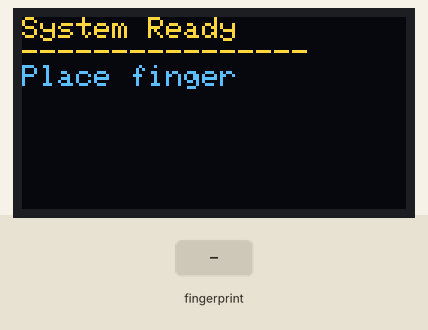
This sketch was run on a simulated ESP32. Shown: 128×64 one-colour display. The test bench sets the inputs (shaded band). The OLED is the two-colour kind (top 16 rows yellow); WiFi joins after 1.5 s; servers stay silent unless stated; uploads are accepted with an empty reply; what the sketch prints to the serial monitor is not drawn.

Above: at 4.4 s.
4.5 s: finger stored as number 1 placed on the sensor
At 4.96 s:
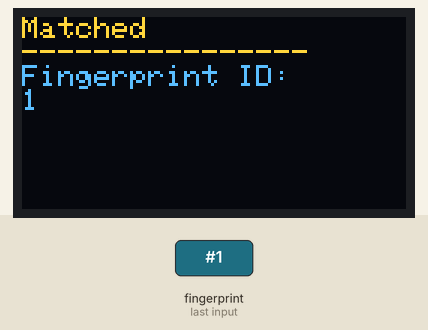
At 5.4 s:
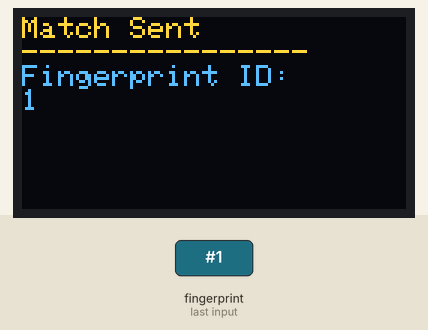
Timing chart, 0 to 7.5 s (numbered marks = the images above; inputs shaded):
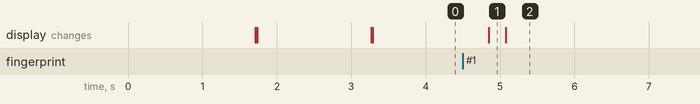

Measured:
- after the input at 4.5 s, the display: changes after 0.35 s (image 1)

The sketch:

esp32_biometric_client.ino
```cpp
#include <Arduino.h>
#include <WiFi.h>
#include <HTTPClient.h>
#include <Wire.h>
#include <Adafruit_GFX.h>
#include <Adafruit_SSD1306.h>
#include <Adafruit_Fingerprint.h>

// ---- User config ----
const char* WIFI_SSID = "Nonexistent person";
const char* WIFI_PASSWORD = "kamidenzetsui";
const char* SERVER_URL = "http://172.17.185.77:3000/api/students/scan";

// Fingerprint sensor on UART2 (GPIO16 RX2, GPIO17 TX2)
HardwareSerial fpSerial(2);
Adafruit_Fingerprint finger = Adafruit_Fingerprint(&fpSerial);
const int FP_RX_PIN_A = 16;
const int FP_TX_PIN_A = 17;
const int FP_RX_PIN_B = 17; // fallback if TX/RX wiring is swapped
const int FP_TX_PIN_B = 16; // fallback if TX/RX wiring is swapped

// OLED SSD1306 (I2C)
Adafruit_SSD1306 oled(128, 64, &Wire, -1);

bool fingerprintReady = false;
uint32_t fingerprintBaud = 0;
int fingerprintRxPin = FP_RX_PIN_A;
int fingerprintTxPin = FP_TX_PIN_A;

unsigned long lastPostMs = 0;
const unsigned long postCooldownMs = 3000;
unsigned long lastSensorLogMs = 0;
const unsigned long sensorLogIntervalMs = 2500;
unsigned long lastWiFiRetryMs = 0;
const unsigned long wifiRetryIntervalMs = 10000;
const unsigned long wifiConnectTimeoutMs = 15000;
unsigned long lastFingerprintRetryMs = 0;
const unsigned long fingerprintRetryIntervalMs = 10000;
const unsigned long noFingerDelayMs = 70;
const unsigned long sensorErrorDelayMs = 120;

const uint32_t fingerprintBaudCandidates[] = {57600, 115200, 38400, 19200, 9600};
int pendingFingerprintId = -1;
bool fingerLatch = false;

void drawStatus(const String& title, const String& line1 = "", const String& line2 = "") {
  oled.clearDisplay();
  oled.setTextSize(1);
  oled.setTextColor(SSD1306_WHITE);
  oled.setCursor(0, 0);
  oled.println(title);
  oled.println("----------------");
  oled.println(line1);
  oled.println(line2);
  oled.display();
}

void connectWiFi() {
  if (WiFi.status() == WL_CONNECTED) return;

  WiFi.begin(WIFI_SSID, WIFI_PASSWORD);
  drawStatus("WiFi", "Connecting...");
  unsigned long start = millis();
  while (WiFi.status() != WL_CONNECTED && (millis() - start) < wifiConnectTimeoutMs) {
    delay(500);
    Serial.print(".");
  }

  if (WiFi.status() == WL_CONNECTED) {
    Serial.println("\nWiFi connected.");
    Serial.println(WiFi.localIP());
    drawStatus("WiFi", "Connected", WiFi.localIP().toString());
  } else {
    Serial.println("\nWiFi timeout.");
    drawStatus("WiFi", "Timeout", "Retrying...");
  }
}

bool postFingerprintMatch(int fingerprintId) {
  if (WiFi.status() != WL_CONNECTED) return false;
  HTTPClient http;
  http.begin(SERVER_URL);
  http.addHeader("Content-Type", "application/json");
  http.setTimeout(4000);
  String payload = "{\"fingerprintId\":" + String(fingerprintId) + "}";
  int code = http.POST(payload);
  String responseBody = http.getString();
  http.end();
  Serial.print("POST status: ");
  Serial.println(code);
  Serial.print("POST body: ");
  Serial.println(responseBody);
  return code >= 200 && code < 300;
}

// Returns:
// >0 matched fingerprint ID
// 0 no finger on sensor
// -2 finger present but no enrolled template matched
// -1 sensor/protocol error
int scanFingerprint() {
  if (!fingerprintReady) return -1;

  uint8_t p = finger.getImage();
  if (p == FINGERPRINT_NOFINGER) return 0;
  if (p != FINGERPRINT_OK) return -1;

  p = finger.image2Tz();
  if (p != FINGERPRINT_OK) return -1;

  p = finger.fingerSearch();
  if (p == FINGERPRINT_NOTFOUND) return -2;
  if (p != FINGERPRINT_OK) return -1;

  return finger.fingerID;
}

bool initFingerprintSensor() {
  const int pinPairs[][2] = {
    {FP_RX_PIN_A, FP_TX_PIN_A},
    {FP_RX_PIN_B, FP_TX_PIN_B}
  };

  // Some R307S modules need a longer boot stabilization time.
  delay(1200);

  for (size_t pairIndex = 0; pairIndex < (sizeof(pinPairs) / sizeof(pinPairs[0])); pairIndex++) {
    int rxPin = pinPairs[pairIndex][0];
    int txPin = pinPairs[pairIndex][1];

    for (size_t i = 0; i < (sizeof(fingerprintBaudCandidates) / sizeof(fingerprintBaudCandidates[0])); i++) {
      uint32_t baud = fingerprintBaudCandidates[i];
      fpSerial.end();
      fpSerial.begin(baud, SERIAL_8N1, rxPin, txPin);
      delay(450);

      Serial.print("Trying fingerprint init: RX=");
      Serial.print(rxPin);
      Serial.print(" TX=");
      Serial.print(txPin);
      Serial.print(" baud=");
      Serial.println(baud);

      if (finger.verifyPassword()) {
        fingerprintReady = true;
        fingerprintBaud = baud;
        fingerprintRxPin = rxPin;
        fingerprintTxPin = txPin;
        Serial.print("Fingerprint sensor ready at baud ");
        Serial.println(fingerprintBaud);
        Serial.print("Active UART pins RX/TX: ");
        Serial.print(fingerprintRxPin);
        Serial.print("/");
        Serial.println(fingerprintTxPin);
        finger.getTemplateCount();
        Serial.print("Enrolled templates: ");
        Serial.println(finger.templateCount);
        drawStatus("Fingerprint", "Sensor OK", String(fingerprintBaud));
        return true;
      }
    }
  }

  fingerprintReady = false;
  fingerprintBaud = 0;
  Serial.println("Fingerprint sensor not found at tested baud rates.");
  drawStatus("Fingerprint", "Sensor not found");
  return false;
}

void setup() {
  Serial.begin(115200);
  Wire.begin(21, 22);

  if (!oled.begin(SSD1306_SWITCHCAPVCC, 0x3C)) {
    while (1) {
      delay(10);
    }
  }

  initFingerprintSensor();

  connectWiFi();
  drawStatus("System Ready", "Place finger");
}

void loop() {
  if (WiFi.status() != WL_CONNECTED) {
    unsigned long now = millis();
    if (now - lastWiFiRetryMs >= wifiRetryIntervalMs) {
      lastWiFiRetryMs = now;
      connectWiFi();
    }
  }

  if (!fingerprintReady) {
    unsigned long now = millis();
    if (now - lastFingerprintRetryMs >= fingerprintRetryIntervalMs) {
      lastFingerprintRetryMs = now;
      initFingerprintSensor();
    }
    delay(100);
    return;
  }

  int scanResult = scanFingerprint();

  if (scanResult == 0) {
    // Allow next scan when finger is removed from sensor.
    fingerLatch = false;
    delay(noFingerDelayMs);
  } else if (scanResult > 0) {
    if (!fingerLatch) {
      pendingFingerprintId = scanResult;
      fingerLatch = true;
      Serial.print("Fingerprint matched locally. ID: ");
      Serial.println(scanResult);
      drawStatus("Matched", "Fingerprint ID:", String(scanResult));
    }
  } else if (scanResult == -2) {
    if (!fingerLatch) {
      fingerLatch = true;
      unsigned long now = millis();
      if (now - lastSensorLogMs > sensorLogIntervalMs) {
        lastSensorLogMs = now;
        Serial.println("Fingerprint present but no enrolled match found.");
      }
      drawStatus("No Template Match", "Try another finger");
    }
    delay(sensorErrorDelayMs);
  } else {
    unsigned long now = millis();
    if (now - lastSensorLogMs > sensorLogIntervalMs) {
      lastSensorLogMs = now;
      Serial.println("Fingerprint read error. Check wiring/sensor power.");
    }
    delay(sensorErrorDelayMs);
  }

  unsigned long nowMs = millis();
  if (pendingFingerprintId <= 0) {
    return;
  }

  if (nowMs - lastPostMs < postCooldownMs) {
    return;
  }

  bool ok = postFingerprintMatch(pendingFingerprintId);
  lastPostMs = nowMs;
  if (ok) {
    Serial.print("Match sent for ID: ");
    Serial.println(pendingFingerprintId);
    drawStatus("Match Sent", "Fingerprint ID:", String(pendingFingerprintId));
    pendingFingerprintId = -1;
  } else {
    Serial.print("Failed to send ID: ");
    Serial.println(pendingFingerprintId);
    drawStatus("Post Failed", "Fingerprint ID:", String(pendingFingerprintId));
  }
}
```
